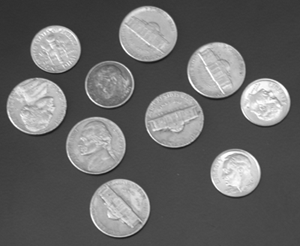
%> input picture Detecta bordes/coins.png, 300 x 246 px
$ octave detecta_bordes.m   (GNU Octave 9; MATLAB toolbox functions it lacks are replaced by stand-ins)
%> lines starting %> are read from the running program, lines starting %| are printed output that depends on the picture; in (x1, y1, x2, y2) boxes, pixels count from 0 and x2, y2 are one past the last pixel; in counts of white or black regions, pixels touching at a corner belong together; the program's own positions count from 1
I = imread('coins.png');
%> I is the input picture: size 246x300 uint8; min 23, max 255, mean 103
figure, imshow(I)

%T閏nicas de detecci髇 de bordes
BW1 = edge(I,'sobel');
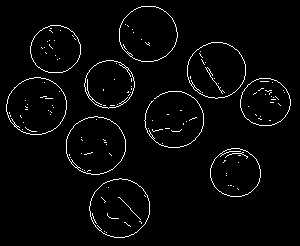
%> BW1: size 246x300 logical; 2.8% white in thin lines or dots, all inside (x1, y1, x2, y2) = (6, 6, 291, 238)
RB = edge(I,'roberts');
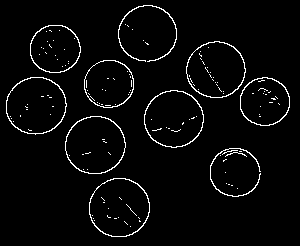
%> RB: size 246x300 logical; 3.4% white in thin lines or dots, all inside (x1, y1, x2, y2) = (6, 5, 290, 237)
PW = edge(I,'prewitt');
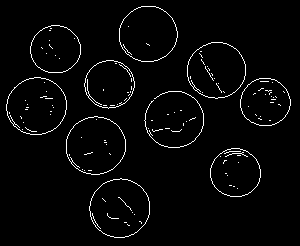
%> PW: size 246x300 logical; 2.8% white in thin lines or dots, all inside (x1, y1, x2, y2) = (6, 6, 291, 238)
BW2 = edge(I,'canny');
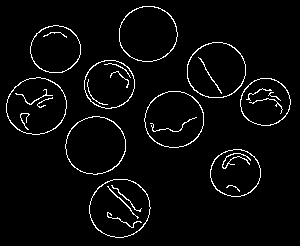
%> BW2: size 246x300 logical; 3.7% white in thin lines or dots, all inside (x1, y1, x2, y2) = (6, 6, 291, 238)

figure, imshow(BW1); title ('S鯾el');

figure, imshow(RB); title ('Roberts');

figure, imshow(PW); title ('Prewitt');

figure, imshow(BW2);  title ('Canny');
